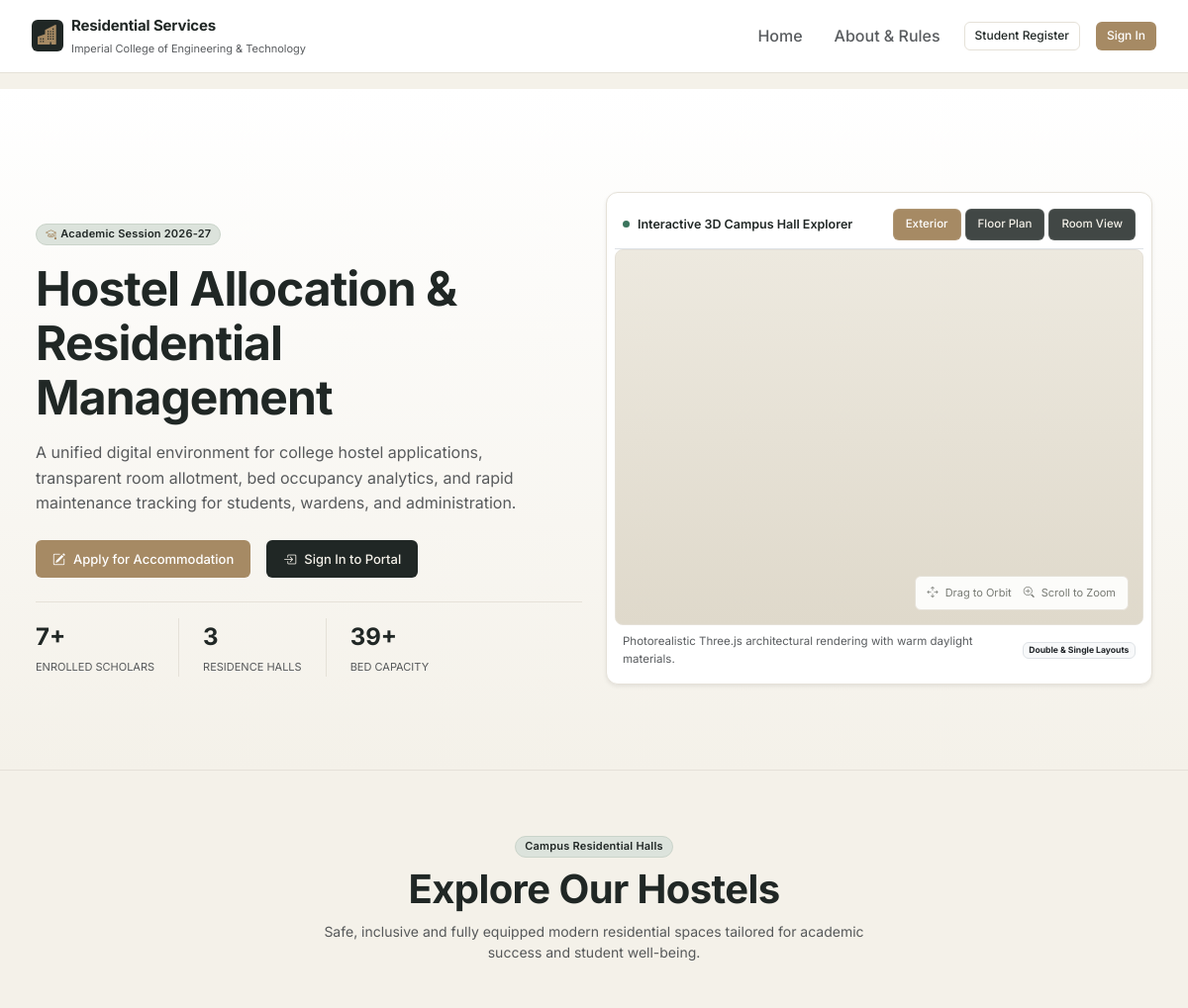
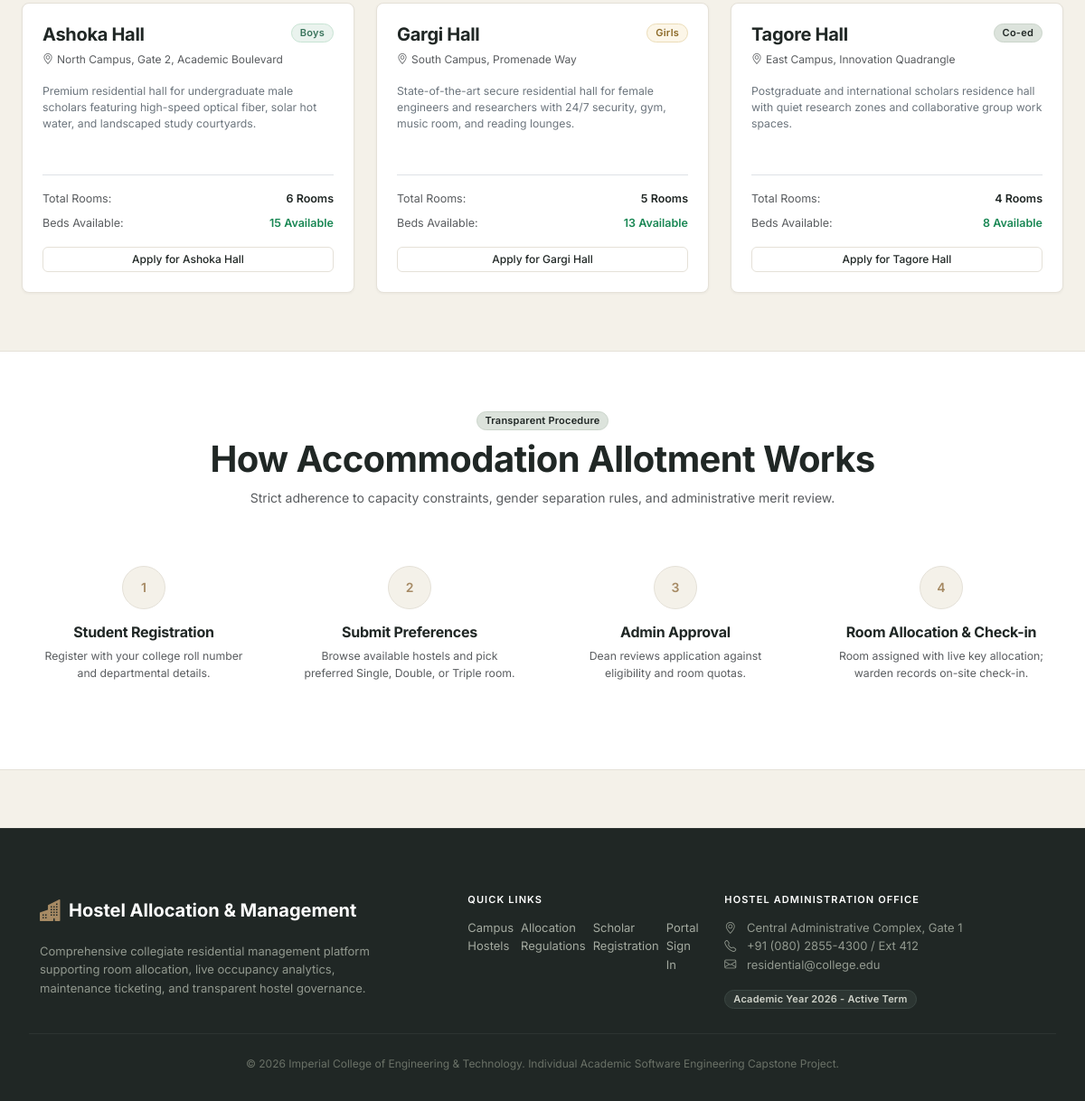
The page / on the database its author committed (2 pictures, top to bottom).
### hostel_allocation_system/app/models.py (models this page shows, shortened)
class Hostel(db.Model):
    __tablename__ = "hostels"
    id = db.Column(db.Integer, primary_key=True)
    hostel_name = db.Column(db.String(100), unique=True, nullable=False)
    hostel_type = db.Column(db.Enum("Boys", "Girls", "Co-ed", name="hostel_types"), nullable=False)
    address = db.Column(db.String(255), nullable=False)
    total_rooms = db.Column(db.Integer, default=0, nullable=False)
    description = db.Column(db.Text)
    rooms = db.relationship("Room", backref="hostel", cascade="all, delete-orphan", lazy="dynamic")
    wardens = db.relationship("Warden", backref="hostel", lazy="dynamic")
    complaints = db.relationship("Complaint", backref="hostel", lazy="dynamic")
    announcements = db.relationship("Announcement", backref="hostel", lazy="dynamic")
    @property
    def total_capacity(self):
        return sum(room.capacity for room in self.rooms)
    @property
    def total_occupied(self):
        return sum(room.occupied_count for room in self.rooms)
    @property
    def free_beds(self):
        return max(0, self.total_capacity - self.total_occupied)

class Room(db.Model):
    __tablename__ = "rooms"
    id = db.Column(db.Integer, primary_key=True)
    hostel_id = db.Column(db.Integer, db.ForeignKey("hostels.id", ondelete="CASCADE"), nullable=False)
    room_number = db.Column(db.String(10), nullable=False)
    room_type = db.Column(db.Enum("Single", "Double", "Triple", "Dormitory", name="room_types"), nullable=False)
    capacity = db.Column(db.SmallInteger, nullable=False)
    occupied_count = db.Column(db.SmallInteger, default=0, nullable=False)
    status = db.Column(db.Enum("Available", "Full", "Maintenance", name="room_status"), default="Available", nullable=False)
    __table_args__ = (
        db.UniqueConstraint("hostel_id", "room_number", name="uq_hostel_room_no"),
    )
    allocations = db.relationship("Allocation", backref="room", lazy="dynamic")

### hostel_allocation_system/app/auth/routes.py (the view, shortened to what this page needs)
@bp.route("/")
def landing():
    hostels = Hostel.query.all()
    total_students = Student.query.count()
    total_rooms = Room.query.count()
    total_capacity = sum(r.capacity for r in Room.query.all()) if total_rooms else 0
    return render_template("auth/landing.html",
                           hostels=hostels,
                           total_students=total_students,
                           total_rooms=total_rooms,
                           total_capacity=total_capacity)

### hostel_allocation_system/app/templates/auth/landing.html (shortened to what this page needs)
{% extends "shared/base.html" %}
{% block public_content %}
<section style="background: linear-gradient(180deg, #FFFFFF 0%, #F4F1E9 100%); padding: 56px 24px 64px; border-bottom: 1px solid var(--border-color);">
  <div style="max-width: 1200px; margin: 0 auto;" class="row align-items-center gy-5">
    <div class="col-lg-6">
      <span class="custom-badge badge-neutral mb-3">
        <i class="bi bi-mortarboard me-1 text-bronze" style="color: var(--accent-bronze);"></i> Academic Session 2026-27
      </span>
      <h1 class="display-5 fw-bold mb-3" style="color: var(--text-main); line-height: 1.15; letter-spacing: -0.02em;">
        Hostel Allocation & Residential Management
      </h1>
      <p class="fs-6 text-muted mb-4" style="line-height: 1.6; max-width: 500px;">
        A unified digital environment for college hostel applications, transparent room allotment, bed occupancy analytics, and rapid maintenance tracking for students, wardens, and administration.
      </p>
      <div class="d-flex flex-wrap gap-3 mb-4">
        <a href="{{ url_for('auth.register') }}" class="btn-custom btn-bronze">
          <i class="bi bi-pencil-square"></i> Apply for Accommodation
        </a>
        <a href="{{ url_for('auth.login') }}" class="btn-custom btn-charcoal">
          <i class="bi bi-box-arrow-in-right"></i> Sign In to Portal
        </a>
      </div>
      <div class="d-flex gap-4 pt-3 border-top" style="border-color: var(--border-color) !important;">
        <div>
          <div class="fs-4 fw-bold" style="color: var(--text-main);">{{ total_students }}+</div>
          <small class="text-muted text-uppercase" style="font-size: 11px;">Enrolled Scholars</small>
        </div>
        <div>
          <div class="fs-4 fw-bold" style="color: var(--text-main);">{{ hostels|length }}</div>
          <small class="text-muted text-uppercase" style="font-size: 11px;">Residence Halls</small>
        </div>
        <div>
          <div class="fs-4 fw-bold" style="color: var(--text-main);">{{ total_capacity }}+</div>
          <small class="text-muted text-uppercase" style="font-size: 11px;">Bed Capacity</small>
        </div>
      </div>
    </div>
    <div class="col-lg-6">
      <div class="content-panel p-2 shadow-sm" style="border-radius: var(--radius-lg); background: #FFFFFF;">
        <div class="d-flex align-items-center justify-content-between p-2 border-bottom" style="border-color: var(--border-color);">
          <div class="d-flex align-items-center gap-2">
            <span class="status-dot"></span>
            <span class="fw-semibold" style="font-size: 12.5px;">Interactive 3D Campus Hall Explorer</span>
          </div>
          <div class="d-flex gap-1" id="three-mode-selector">
            <button class="three-control-btn active" onclick="switch3DMode('building', this)">Exterior</button>
            <button class="three-control-btn" onclick="switch3DMode('floor', this)">Floor Plan</button>
            <button class="three-control-btn" onclick="switch3DMode('room', this)">Room View</button>
          </div>
        </div>
        <div id="landing-3d-canvas" class="three-canvas-container" style="height: 380px;">
          <div class="three-legend-box">
            <span><i class="bi bi-arrows-move me-1"></i> Drag to Orbit</span>
            <span><i class="bi bi-zoom-in me-1"></i> Scroll to Zoom</span>
          </div>
        </div>
        <div class="p-2 d-flex justify-content-between align-items-center text-muted" style="font-size: 11.5px;">
          <span>Photorealistic Three.js architectural rendering with warm daylight materials.</span>
          <span class="badge bg-light text-dark border">Double & Single Layouts</span>
        </div>
      </div>
    </div>
  </div>
</section>
<section style="padding: 64px 24px; max-width: 1200px; margin: 0 auto;">
  <div class="text-center mb-5">
    <span class="custom-badge badge-neutral mb-2">Campus Residential Halls</span>
    <h2 class="display-6 fw-bold">Explore Our Hostels</h2>
    <p class="text-muted" style="max-width: 580px; margin: 0 auto;">
      Safe, inclusive and fully equipped modern residential spaces tailored for academic success and student well-being.
    </p>
  </div>
  <div class="row g-4">
    {% for h in hostels %}
    <div class="col-md-4">
      <div class="content-panel h-100 d-flex flex-column" style="border-radius: var(--radius-md);">
        <div class="d-flex justify-content-between align-items-start mb-3">
          <div>
            <h3 class="h5 fw-bold mb-1">{{ h.hostel_name }}</h3>
            <span class="text-muted" style="font-size: 12px;"><i class="bi bi-geo-alt me-1"></i>{{ h.address }}</span>
          </div>
          <span class="custom-badge {{ 'badge-approved' if h.hostel_type == 'Boys' else 'badge-pending' if h.hostel_type == 'Girls' else 'badge-neutral' }}">
            {{ h.hostel_type }}
          </span>
        </div>
        <p class="text-secondary small mb-4 flex-grow-1" style="line-height: 1.5;">
          {{ h.description or 'Comfortable residential hall with complete facilities, study lounges, and high-speed Wi-Fi.' }}
        </p>
        <div class="pt-3 border-top" style="border-color: var(--border-color);">
          <div class="d-flex justify-content-between align-items-center mb-2" style="font-size: 12.5px;">
            <span class="text-muted">Total Rooms:</span>
            <span class="fw-semibold">{{ h.total_rooms }} Rooms</span>
          </div>
          <div class="d-flex justify-content-between align-items-center mb-3" style="font-size: 12.5px;">
            <span class="text-muted">Beds Available:</span>
            <span class="fw-semibold text-success">{{ h.free_beds }} Available</span>
          </div>
          <a href="{{ url_for('auth.register') }}" class="btn-custom btn-outline-custom w-100 justify-content-center btn-sm-custom">
            Apply for {{ h.hostel_name }}
          </a>
        </div>
      </div>
    </div>
    {% endfor %}
  </div>
</section>
<section style="background-color: #FFFFFF; border-top: 1px solid var(--border-color); border-bottom: 1px solid var(--border-color); padding: 64px 24px;">
  <div style="max-width: 1200px; margin: 0 auto;">
    <div class="text-center mb-5">
      <span class="custom-badge badge-neutral mb-2">Transparent Procedure</span>
      <h2 class="display-6 fw-bold">How Accommodation Allotment Works</h2>
      <p class="text-muted">Strict adherence to capacity constraints, gender separation rules, and administrative merit review.</p>
    </div>
    <div class="row g-4">
      <div class="col-md-3">
        <div class="p-3 text-center">
          <div style="width: 48px; height: 48px; background: var(--bg-page); border: 1px solid var(--border-color); border-radius: 50%; display: flex; align-items: center; justify-content: center; margin: 0 auto 16px; font-weight: 600; color: var(--accent-bronze);">1</div>
          <h4 class="h6 fw-bold mb-2">Student Registration</h4>
          <p class="text-muted small">Register with your college roll number and departmental details.</p>
        </div>
      </div>
      <div class="col-md-3">
        <div class="p-3 text-center">
          <div style="width: 48px; height: 48px; background: var(--bg-page); border: 1px solid var(--border-color); border-radius: 50%; display: flex; align-items: center; justify-content: center; margin: 0 auto 16px; font-weight: 600; color: var(--accent-bronze);">2</div>
          <h4 class="h6 fw-bold mb-2">Submit Preferences</h4>
          <p class="text-muted small">Browse available hostels and pick preferred Single, Double, or Triple room.</p>
        </div>
      </div>
      <div class="col-md-3">
        <div class="p-3 text-center">
          <div style="width: 48px; height: 48px; background: var(--bg-page); border: 1px solid var(--border-color); border-radius: 50%; display: flex; align-items: center; justify-content: center; margin: 0 auto 16px; font-weight: 600; color: var(--accent-bronze);">3</div>
          <h4 class="h6 fw-bold mb-2">Admin Approval</h4>
          <p class="text-muted small">Dean reviews application against eligibility and room quotas.</p>
        </div>
      </div>
      <div class="col-md-3">
        <div class="p-3 text-center">
          <div style="width: 48px; height: 48px; background: var(--bg-page); border: 1px solid var(--border-color); border-radius: 50%; display: flex; align-items: center; justify-content: center; margin: 0 auto 16px; font-weight: 600; color: var(--accent-bronze);">4</div>
          <h4 class="h6 fw-bold mb-2">Room Allocation & Check-in</h4>
          <p class="text-muted small">Room assigned with live key allocation; warden records on-site check-in.</p>
        </div>
      </div>
    </div>
  </div>
</section>
{% endblock %}

### hostel_allocation_system/app/static/css/main.css (style rules this page uses)
:root { --bg-page: #F4F1E9; --surface-card: #FFFFFF; --text-main: #202725; --text-muted: #777A73; --border-color: #E5E1D8; --accent-bronze: #A68A64; --accent-bronze-hover: #8e7452; --accent-sage: #DCE3DC; --sidebar-bg: #202725; --sidebar-hover: #2c3532; --sidebar-text: #cfd2c9; --danger-color: #B4574B; --danger-bg: #f8ebe9; --success-color: #3b755d; --success-bg: #eaf3ee; --warning-color: #8c6a28; --warning-bg: #fcf6e8; --info-color: #3d6a78; --info-bg: #edf5f7; --font-family: 'Inter', -apple-system, BlinkMacSystemFont, "Segoe UI", Roboto, sans-serif; --radius-sm: 6px; --radius-md: 8px; --radius-lg: 12px; --shadow-subtle: 0 1px 3px rgba(32, 39, 37, 0.05); --shadow-card: 0 2px 8px rgba(32, 39, 37, 0.06); --transition: all 0.2s cubic-bezier(0.16, 1, 0.3, 1); }
*, *::before, *::after { box-sizing: border-box; }
body { margin: 0; font-family: var(--font-family); font-size: 14px; line-height: 1.55; color: var(--text-main); background-color: var(--bg-page); -webkit-font-smoothing: antialiased; }
h1, h2, h3, h4, h5, h6 { color: var(--text-main); font-weight: 600; letter-spacing: -0.015em; margin-top: 0; }
a { color: var(--text-main); text-decoration: none; transition: var(--transition); }
.content-panel { background-color: var(--surface-card); border: 1px solid var(--border-color); border-radius: var(--radius-md); padding: 22px; margin-bottom: 22px; box-shadow: var(--shadow-subtle); }
.btn-custom { display: inline-flex; align-items: center; gap: 8px; font-size: 13px; font-weight: 500; padding: 8px 16px; border-radius: var(--radius-sm); border: 1px solid transparent; cursor: pointer; transition: var(--transition); text-decoration: none; }
.btn-bronze { background-color: var(--accent-bronze); color: #FFFFFF; }
.btn-charcoal { background-color: var(--sidebar-bg); color: #F4F1E9; }
.btn-outline-custom { background-color: transparent; border-color: var(--border-color); color: var(--text-main); }
.btn-sm-custom { padding: 4px 10px; font-size: 12px; }
.custom-badge { display: inline-flex; align-items: center; padding: 3px 9px; border-radius: 12px; font-size: 11px; font-weight: 600; letter-spacing: 0.02em; line-height: 1.2; }
.badge-approved, .badge-allocated, .badge-checked-in, .badge-resolved, .badge-available { background-color: var(--success-bg); color: var(--success-color); border: 1px solid #c7e3d3; }
.badge-pending, .badge-in-progress, .badge-open { background-color: var(--warning-bg); color: var(--warning-color); border: 1px solid #ebdcb7; }
.badge-checked-out, .badge-neutral { background-color: var(--accent-sage); color: var(--text-main); border: 1px solid #cad4ca; }
.status-dot { width: 7px; height: 7px; border-radius: 50%; background-color: #3b755d; }
.three-canvas-container { width: 100%; height: 420px; background: linear-gradient(180deg, #ede9df 0%, #dfd9cb 100%); border-radius: var(--radius-md); position: relative; overflow: hidden; border: 1px solid var(--border-color); }
.three-control-btn { background: rgba(32, 39, 37, 0.85); backdrop-filter: blur(4px); color: #F4F1E9; border: 1px solid rgba(255, 255, 255, 0.1); padding: 6px 12px; border-radius: var(--radius-sm); font-size: 11.5px; font-weight: 500; cursor: pointer; transition: var(--transition); }
.three-control-btn:hover, .three-control-btn.active { background: var(--accent-bronze); color: #FFFFFF; }
.three-legend-box { position: absolute; bottom: 14px; right: 14px; background: rgba(255, 255, 255, 0.9); backdrop-filter: blur(4px); padding: 8px 12px; border-radius: var(--radius-sm); border: 1px solid var(--border-color); font-size: 11px; color: var(--text-muted); z-index: 20; display: flex; gap: 12px; }

### rows shown on the page
Hostel: hostel_name "Ashoka Hall", address "North Campus, Gate 2, Academic Boulevard", hostel_type "Boys", description "Premium residential hall for undergraduate male scholars featuring high-speed optical fiber, solar hot water, and landscaped study courtyards.", total_rooms "6", free_beds "15"
Hostel: hostel_name "Gargi Hall", address "South Campus, Promenade Way", hostel_type "Girls", description "State-of-the-art secure residential hall for female engineers and researchers with 24/7 security, gym, music room, and reading lounges.", total_rooms "5", free_beds "13"
Hostel: hostel_name "Tagore Hall", address "East Campus, Innovation Quadrangle", hostel_type "Co-ed", description "Postgraduate and international scholars residence hall with quiet research zones and collaborative group work spaces.", total_rooms "4", free_beds "8"

### other values the page prints
{{ college_name }} "Imperial College of Engineering & Technology"
{{ total_students }} "7"
{{ hostels|length }} "3"
{{ total_capacity }} "39"
